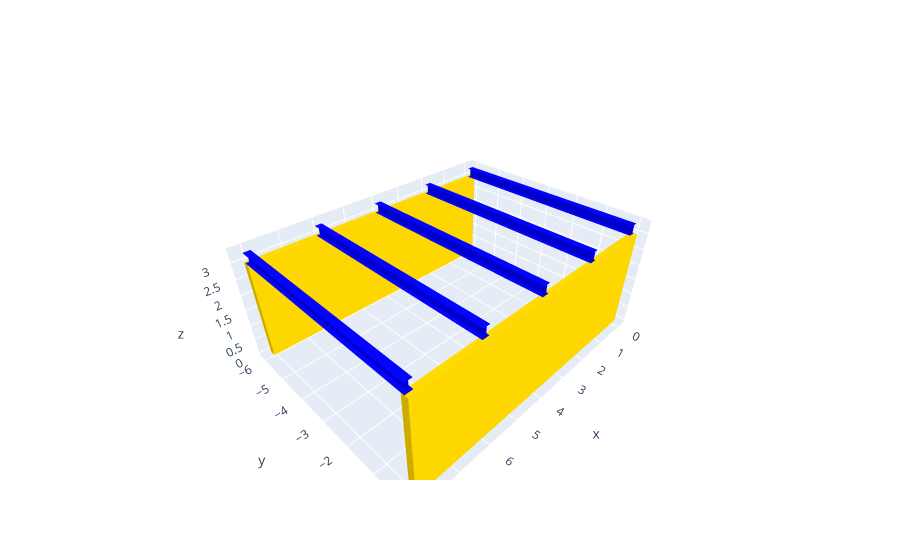

The notebook cell saved with this chart:
### Code cell
meshes = []
elements = []

(L,H,W,t) = (6.000, 0.300, 0.200, 0.010)
pts = [(0,H/2.0),(W/2.0,H/2.0),(W/2.0,(H/2.0 - t)),(t/2.0,(H/2.0-t)),(t/2.0,(t - H/2.0)),(W/2.0,(t -H/2.0)),(W/2.0,H/-2.0),(0,H/-2.0)]
beam_workplane = cadquery.Workplane("XZ").polyline(pts).mirrorY().extrude(L)
beam_mesh_cq = beam_workplane.val().tessellate(0.1)
meshes.append(cadquery_mesh_to_dotbim_mesh(beam_mesh_cq, 0))

(number_of_beams,spacing,wall_height) = (5,2.000,3.000)
for i in range(number_of_beams):
    elements.append(Element(mesh_id=0,
                    vector=Vector(x=i*spacing, y=0, z=wall_height+H/2),
                    guid=str(uuid.uuid4()),
                    info={"Material": "Steel"},
                    rotation=Rotation(qx=0, qy=0, qz=0, qw=1.0),
                    type="Beam",
                    color=Color(r=0, g=0, b=255, a=255)))

wall_workplane = cadquery.Workplane("front").moveTo((spacing*(number_of_beams-1))/2.0,0).box(spacing*(number_of_beams-1)+W, 0.200, wall_height)
wall_mesh_cq = wall_workplane.val().tessellate(0.1)
meshes.append(cadquery_mesh_to_dotbim_mesh(wall_mesh_cq, 1))

for i in range(2):
    elements.append(Element(mesh_id=1,
                    vector=Vector(x=0, y=-i*L, z=wall_height/2.0),
                    guid=str(uuid.uuid4()),
                    info={"Material": "Concrete"},
                    rotation=Rotation(qx=0, qy=0, qz=0, qw=1.0),
                    type="Wall",
                    color=Color(r=255, g=215, b=0, a=255)))


file_info = {"Author": "John Doe"}
file = File(schema_version="1.0.0", meshes=meshes, elements=elements, info=file_info)
# View file
figure = create_plotly_figure(file)
figure.show()
# file.save("WallsWithBeams.bim")
